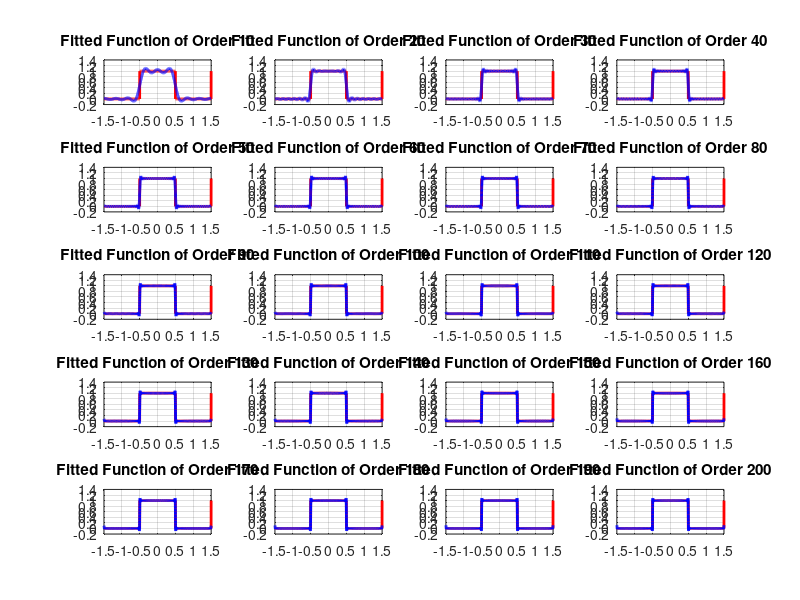
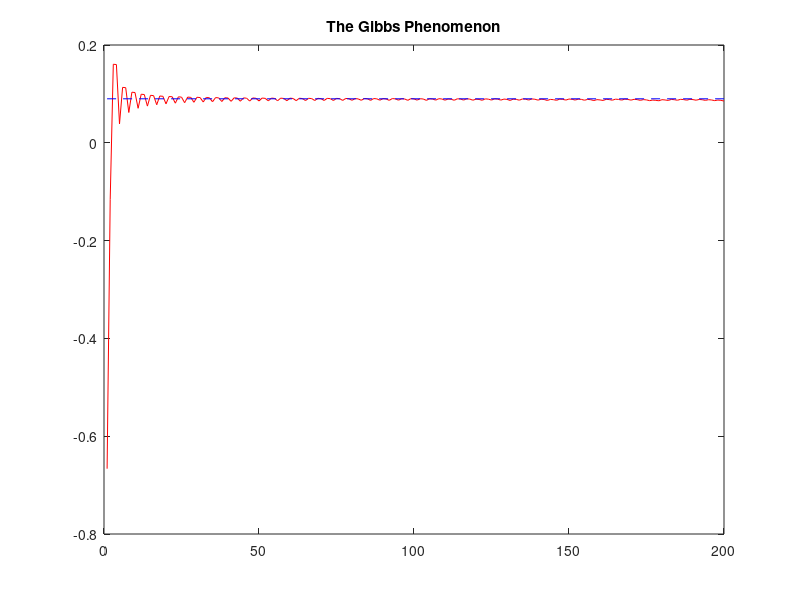

MATLAB code for these plots, in order:
%% Variable allocation
n = 200; % Fitting order
maxgibbis = zeros(1, n); % Maximum value of the fitting function in each iteration
a = -1.5; b = 1.5; % Define the interval
N = 3e3; delta = (b - a) / N; x_lin = transpose(a:delta:b); % Sample points
N = N + 1;

% Basis functions: cosine
createfun = @(ii, x) cos((ii - 1) * 2 * pi / (b - a) * (x - (b + a) / 2));

vec_fun = zeros(N, n);
for ii = 1:n
    vec_fun(:, ii) = createfun(ii, x_lin);
end

% Square wave target function
orifun = @(x) 0.5 + 0.5 * square(pi * (x + 0.5));
ori_fun = orifun(x_lin);

% Gram-Schmidt orthogonalization
normal_fun = vec_fun;
coeff = sum(delta .* normal_fun(:, 1).^2);
normal_fun(:, 1) = normal_fun(:, 1) / sqrt(coeff);

for ii = 2:n
    for jj = 1:ii-1
        coeff = sum(normal_fun(:, jj) .* normal_fun(:, ii)) * delta;
        normal_fun(:, ii) = normal_fun(:, ii) - coeff * normal_fun(:, jj);
    end
    coeff = sum(delta .* normal_fun(:, ii).^2);
    normal_fun(:, ii) = normal_fun(:, ii) / sqrt(coeff);
end

% Fitting process
coeff = zeros(n, 1);
fit_fun = zeros(N, 1);
figure; rows = ceil(n / 40); cols = 4;

for ii = 1:n
    coeff(ii) = sum(ori_fun .* normal_fun(:, ii)) * delta;
    fit_fun = fit_fun + coeff(ii) * normal_fun(:, ii);
    maxgibbis(ii) = max(fit_fun);
    if mod(ii, 10) == 0
        subplot(rows, cols, ii / 10);
        plot(x_lin, ori_fun, 'r', 'LineWidth', 2);
        hold on;
        plot(x_lin, fit_fun, 'b', 'LineWidth', 2);
        title(['Fitted Function of Order ' num2str(ii)]);
        grid on;
    end
end

% Gibbs phenomenon plot
figure;
plot(1:n, maxgibbis - 1, 'r'); hold on;
y_constant = 0.09;
plot([1, n], [y_constant, y_constant], 'b--');
title('The Gibbs Phenomenon');


